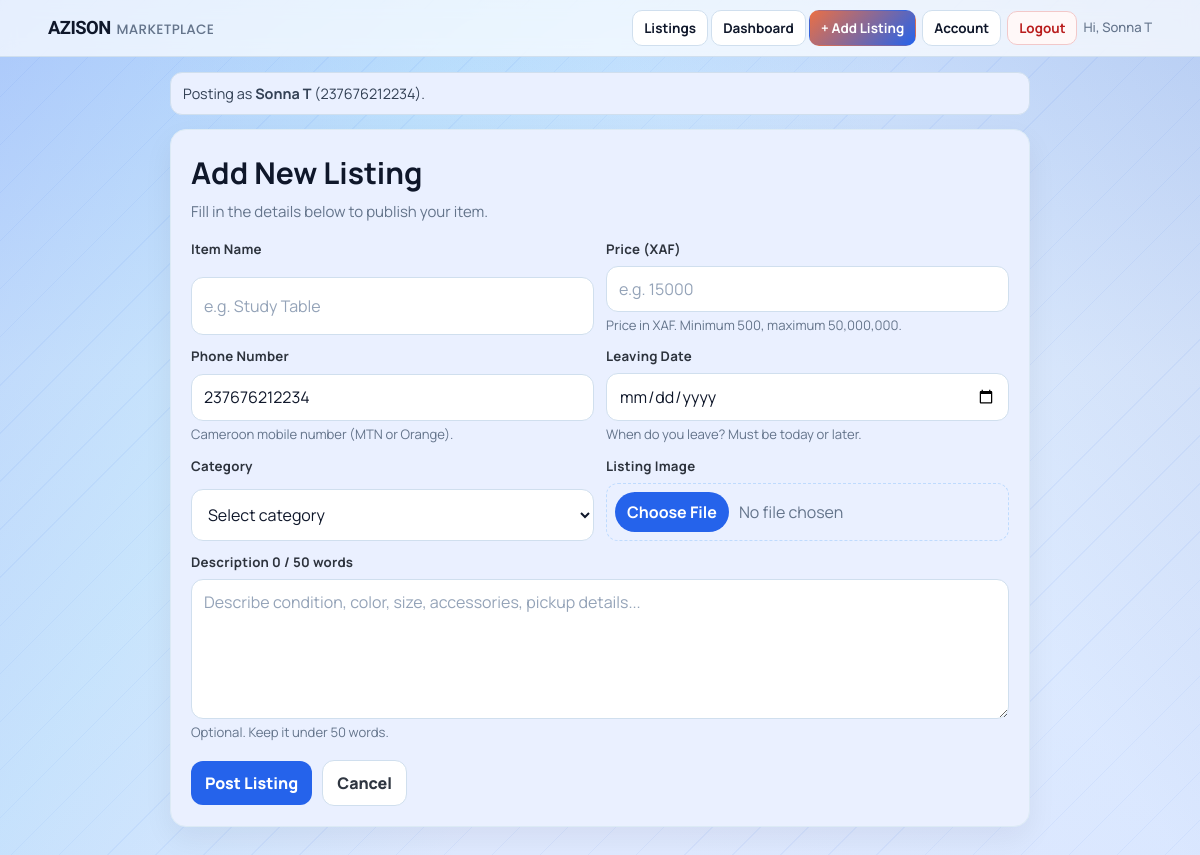
/create (signed in), run on an earlier commit of the app's database.
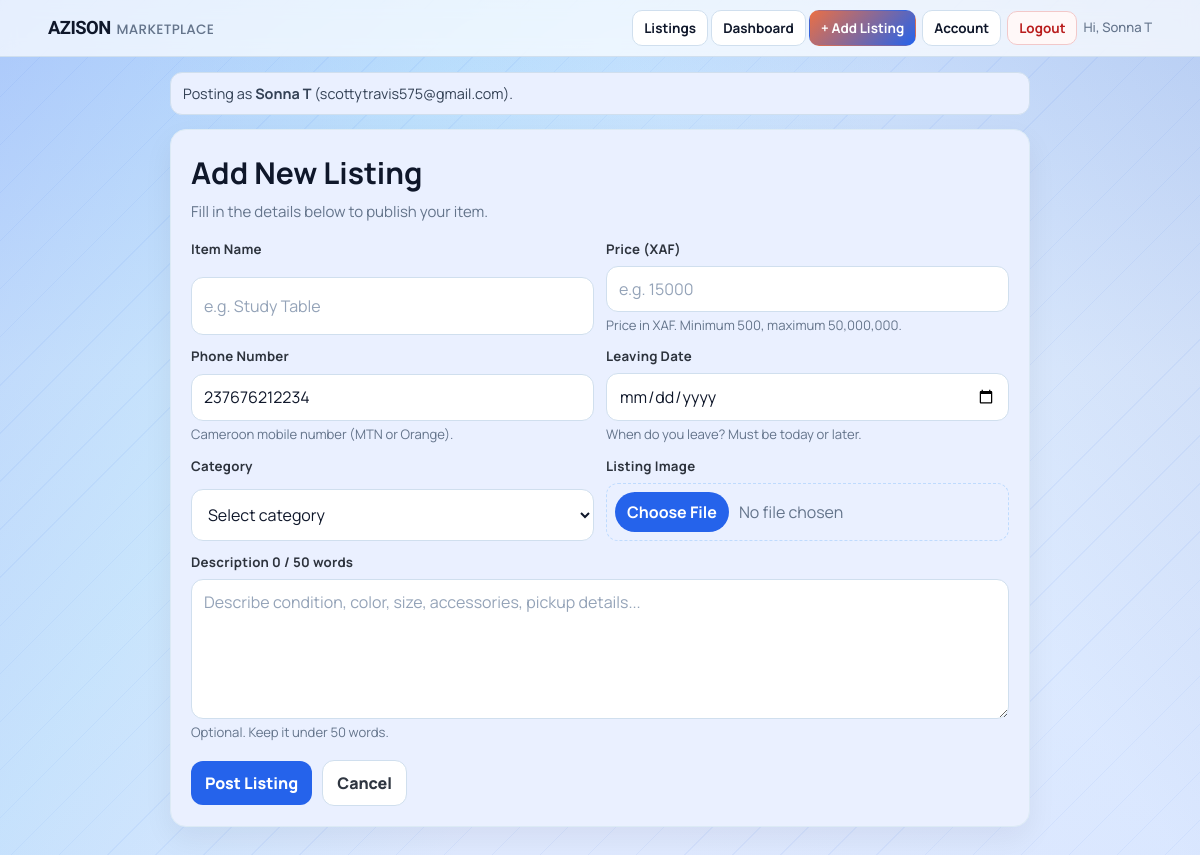
And on a later commit of the database.
### tables this page shows
CREATE TABLE users(
            id INTEGER PRIMARY KEY AUTOINCREMENT,
            full_name TEXT NOT NULL,
            phone TEXT NOT NULL UNIQUE,
            password_hash TEXT NOT NULL,
            email TEXT,
            google_sub TEXT,
            auth_provider TEXT NOT NULL DEFAULT 'local',
            created_at TEXT NOT NULL
        , is_admin INTEGER DEFAULT 0, is_active INTEGER DEFAULT 1, is_verified INTEGER DEFAULT 0);

### app.py (the view)
@app.route("/create")
@login_required
def create():
    user = current_user_record()
    phone_prefill = user["phone"] if user and user.get("auth_provider") != "google" else ""
    return render_template(
        "create-listing.html",
        user_phone=phone_prefill,
        form_data={},
        form_errors=[],
        description_max_words=DESCRIPTION_MAX_WORDS,
        min_leave_date=current_date_iso(),
    )

### app.py (called while the page is built)
def env_flag(name):
    return os.getenv(name, "").strip().lower() in {"1", "true", "yes", "on"}

def get_db():
    if USE_POSTGRES:
        if psycopg2 is None:
            raise RuntimeError("DATABASE_URL is set but psycopg2 is not installed.")
        return PostgresConnection(psycopg2.connect(normalize_database_url(DATABASE_URL)))
    conn = sqlite3.connect(SQLITE_DATABASE_PATH)
    conn.row_factory = sqlite3.Row
    return conn

def normalize_phone(raw_phone):
    if not raw_phone:
        return ""
    phone = re.sub(r"\D", "", raw_phone)
    if phone.startswith("00"):
        phone = phone[2:]
    national_number = ""
    if phone.startswith("237") and len(phone) == 12:
        national_number = phone[3:]
    elif len(phone) == 10 and phone.startswith("0"):
        national_number = phone[1:]
    elif len(phone) == 9:
        national_number = phone
    else:
        return ""
    if len(national_number) != 9 or national_number[0] not in {"2", "6"}:
        return ""
    phone = "237" + national_number
    return phone

def current_date():
    return datetime.today().date()

def current_date_iso():
    return current_date().isoformat()

### templates/create-listing.html (shortened to what this page needs)
<!DOCTYPE html>
<html lang="en">
<head>
    <link rel="stylesheet" href="{{ url_for('static', filename='css/marketplace.css') }}">
</head>
<body>
    {% include "_navigation.html" %}
    <main class="page">
        <p class="auth-status">Posting as <strong>{{ current_user['full_name'] }}</strong> ({{ current_user['email'] or current_user['phone'] }}).</p>
        <section class="card">
            <h1>Add New Listing</h1>
            <p class="subtitle">Fill in the details below to publish your item.</p>
            {% set data = form_data or {} %}
            <form method="POST" action="/add" enctype="multipart/form-data" id="create-listing-form">
                <div class="grid">
                    <div class="field">
                        <label for="title">Item Name</label>
                        <input id="title" type="text" name="title" placeholder="e.g. Study Table" value="{{ data.get('title', '') }}" required>
                    </div>
                    <div class="field">
                        <label for="price">Price (XAF)</label>
                        <input id="price" type="number" name="price" min="500" max="50000000" step="1" placeholder="e.g. 15000" value="{{ data.get('price', '') }}" required>
                        <p class="field-hint">Price in XAF. Minimum 500, maximum 50,000,000.</p>
                    </div>
                    <div class="field">
                        <label for="phone">Phone Number</label>
                        <input id="phone" type="text" name="phone" inputmode="numeric" pattern="^[0-9+ ]{9,16}$" placeholder="e.g. 676210234 or +237676210234" value="{{ data.get('phone', user_phone or '') }}" required>
                        <p class="field-hint">Cameroon mobile number (MTN or Orange).</p>
                    </div>
                    <div class="field">
                        <label for="leave_date">Leaving Date</label>
                        <input id="leave_date" type="date" name="leave_date" min="{{ min_leave_date }}" value="{{ data.get('leave_date', '') }}" required>
                        <p class="field-hint">When do you leave? Must be today or later.</p>
                    </div>
                    <div class="field">
                        <label for="category">Category</label>
                        {% set selected_category = data.get('category', '') %}
                        <select id="category" name="category" required>
                            <option value="" {% if selected_category == '' %}selected{% endif %}>Select category</option>
                        </select>
                    </div>
                    <div class="field">
                        <label for="image">Listing Image</label>
                        <input id="image" type="file" name="image" accept="image/*" required onchange="previewImage(this);">
                    </div>
                    <div class="field full">
                        <label for="description">Description <span class="word-count" id="word-count-display">0 / {{ description_max_words }} words</span></label>
                        <textarea id="description" name="description" placeholder="Describe condition, color, size, accessories, pickup details..." oninput="updateWordCount(this, {{ description_max_words }});">{{ data.get('description', '') }}</textarea>
                        <p class="field-hint">Optional. Keep it under {{ description_max_words }} words.</p>
                    </div>
                </div>
                <div class="actions">
                    <button class="btn primary" type="submit" id="submit-btn">Post Listing</button>
                    <a class="btn ghost" href="{{ url_for('home') }}">Cancel</a>
                </div>
            </form>
        </section>
    </main>
</body>
</html>

### templates/_navigation.html (shortened to what this page needs)
<nav class="nav-bar" role="navigation" aria-label="Main navigation">
    <div class="nav-inner">
        <a class="nav-brand" href="{{ url_for('home') }}">
            <span class="brand">AZISON</span>
            <span class="site-title">MARKETPLACE</span>
        </a>
        <div class="nav-links">
            <div class="nav-links-visible">
                <a class="nav-link" href="{{ url_for('home') }}">Listings</a>
                {% if is_logged_in %}
                    <a class="nav-link" href="{{ url_for('dashboard') }}">Dashboard</a>
                    <a class="nav-link primary" href="{{ url_for('create') }}">+ Add Listing</a>
                {% else %}
                    <a class="nav-link" href="{{ url_for('register') }}">Register</a>
                    <a class="nav-link" href="{{ url_for('login') }}">Login</a>
                {% endif %}
            </div>
            <div class="nav-links-extra" id="navLinksExtra">
                {% if is_logged_in %}
                    <a class="nav-link" href="{{ url_for('account_settings') }}">Account</a>
                    <form class="inline-form" method="POST" action="{{ url_for('logout') }}">
                        <button class="nav-link logout-btn" type="submit">Logout</button>
                    </form>
                    <span class="nav-user">Hi, {{ current_user['full_name'] }}</span>
                {% else %}
                    {% if google_oauth_enabled %}
                        <a class="nav-link google" href="{{ url_for('login_google', next=url_for('home')) }}">Google</a>
                    {% endif %}
                    <a class="nav-link primary" href="{{ url_for('login', next=url_for('create')) }}">+ Add Listing</a>
                {% endif %}
            </div>
        </div>
    </div>
</nav>

What changed in the data, as far as the page shows it:
changed users "Sonna T": email "237676212234" → "scottytravis575@gmail.com"
